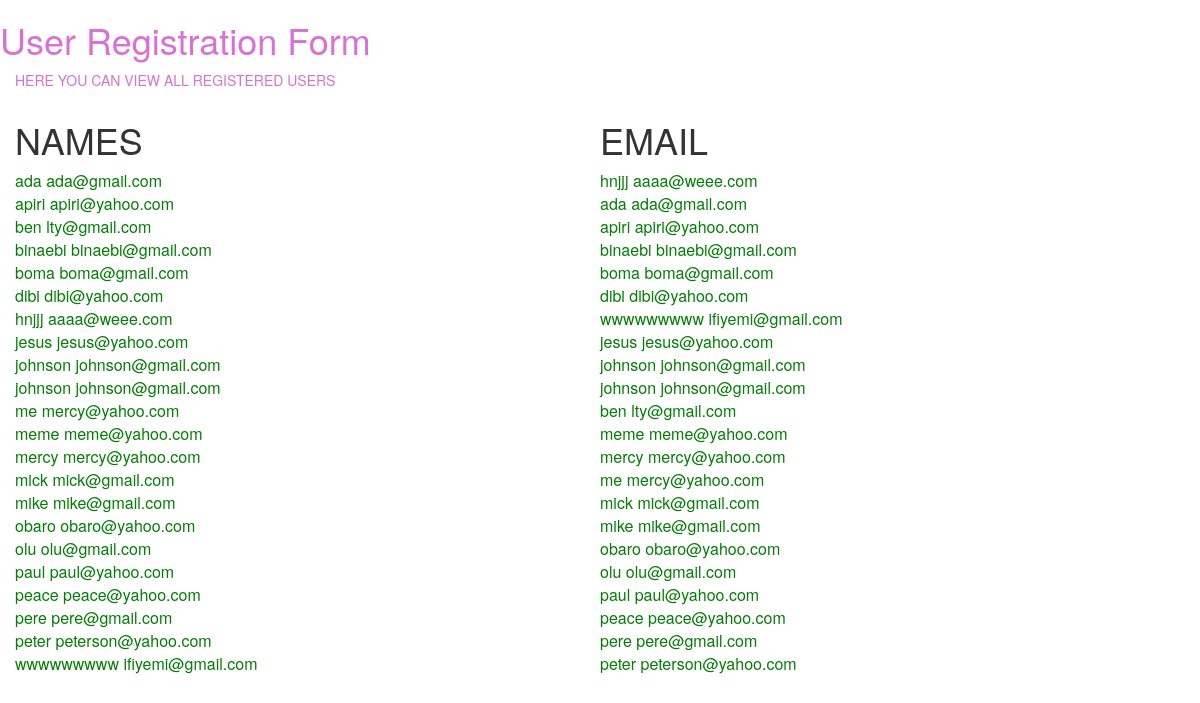
Page /lists on the committed database.
### UserRegistration/models.py (models this page shows)
class RegDetails(models.Model):
    name = models.CharField(max_length=200)
    mail_address = models.EmailField()
    def __str__(self):
        return '%s %s' % (self.name, self.mail_address)

### UserRegistration/views.py (the view)
# urls.py: url(r'^lists$',views.lists,name='lists'),
def lists(request):
    all_names = RegDetails.objects.order_by('name')
    all_emails = RegDetails.objects.order_by('mail_address')
    return render(request,'UserRegistration/list.html',{'all_names':all_names,'all_emails':all_emails})

### UserRegistration/templates/UserRegistration/list.html
{% extends 'UserRegistration/base.html' %}
{% block content %}
<p>HERE YOU CAN VIEW ALL REGISTERED USERS</p>
<table style="width:100%">
  <tr>
    <th><h1>NAMES</h1></th>
    <th><h1>EMAIL</h1></th>
  </tr>
    <tr>
    <td>
        {%for names in all_names%}
<div style="color: green">{{names}}</div>
{%endfor%}
    </td>
    <td>
        {%for email in all_emails%}
<div style="color: green">{{email}}</div>
{%endfor%}
    </td>
  </tr>
    </table>
    {% endblock %}

### UserRegistration/templates/UserRegistration/base.html (shortened to what this page needs)
{% load staticfiles %}
<html>
<head>
<link rel="stylesheet" type="text/css" href="{%static 'UserRegistration/style.css'%}"/>
    <link rel="stylesheet" type="text/css" href="{%static 'UserRegistration/bootstrap.min.css'%}"/>
</head>
<body>
<div class="page‐header">
<h1>User Registration Form</h1>
</div>
<div class="content container">
<div class="row">
<div class="col‐md‐8">
{% block content %}
{% endblock %}
</div>
</div>
</div>
</body>
</html>

### UserRegistration/static/UserRegistration/style.css (style rules this page uses)
div { color:orchid; }
h1 { color:darkblue; font‐family: 'Lobster'; font-size: 100px; }
body { padding‐left: 15px; }

### rows in the picture
RegDetails: name+mail_address "ada ada@gmail.com"
RegDetails: name+mail_address "apiri apiri@yahoo.com"
RegDetails: name+mail_address "ben lty@gmail.com"
RegDetails: name+mail_address "binaebi binaebi@gmail.com"
RegDetails: name+mail_address "boma boma@gmail.com"
RegDetails: name+mail_address "dibi dibi@yahoo.com"
RegDetails: name+mail_address "hnjjj aaaa@weee.com"
RegDetails: name+mail_address "jesus jesus@yahoo.com"
RegDetails: name+mail_address "johnson johnson@gmail.com"
RegDetails: name+mail_address "johnson johnson@gmail.com"
RegDetails: name+mail_address "me mercy@yahoo.com"
RegDetails: name+mail_address "meme meme@yahoo.com"
RegDetails: name+mail_address "mercy mercy@yahoo.com"
RegDetails: name+mail_address "mick mick@gmail.com"
RegDetails: name+mail_address "mike mike@gmail.com"
RegDetails: name+mail_address "obaro obaro@yahoo.com"
RegDetails: name+mail_address "olu olu@gmail.com"
RegDetails: name+mail_address "paul paul@yahoo.com"
RegDetails: name+mail_address "peace peace@yahoo.com"
RegDetails: name+mail_address "pere pere@gmail.com"
RegDetails: name+mail_address "peter peterson@yahoo.com"
RegDetails: name+mail_address "wwwwwwwww ifiyemi@gmail.com"
